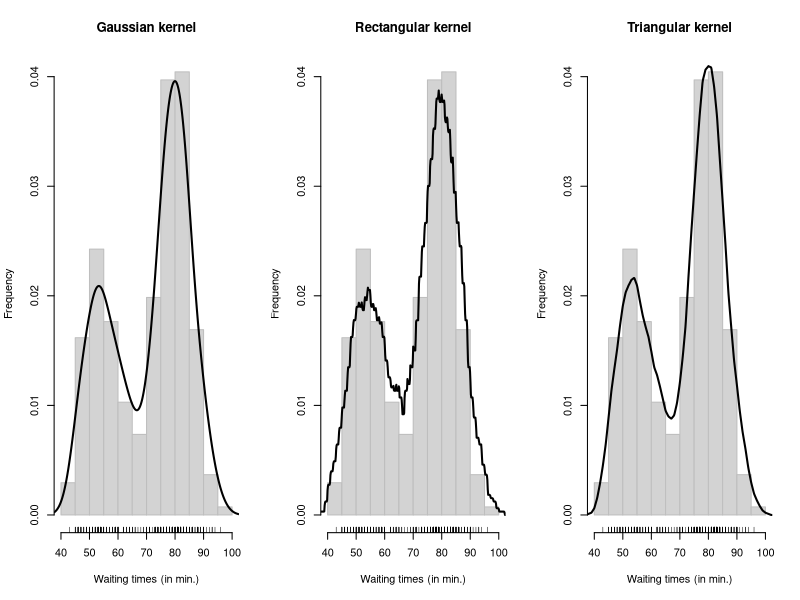

Write the R code that produced this figure. (Note: this script raises an error after producing the figure.)
logL <- function(param, x) {
  d1 <- dnorm(x, mean = param[2], sd = param[3])
  d2 <- dnorm(x, mean = param[4], sd = param[5])
  -sum(log(param[1] * d1 + (1 - param[1]) * d2))
}
startparam <- c(p = 0.5, mu1 = 50, sd1 = 3, mu2 = 80, sd2 = 3)
opp <- optim(startparam, logL, x = faithful$waiting, method = "L-BFGS-B", lower = c(0.01, rep(1, 4)), upper = c(0.99, rep(200, 4)))
opp

data("faithful", package = "datasets")
x <- faithful$waiting
layout(matrix(1:3, ncol = 3))
hist(x, xlab = "Waiting times (in min.)", ylab = "Frequency", probability = TRUE, main = "Gaussian kernel", border = "gray")
lines(density(x, width = 12), lwd = 2)
rug(x)
hist(x, xlab = "Waiting times (in min.)", ylab = "Frequency", probability = TRUE, main = "Rectangular kernel", border = "gray")
lines(density(x, width = 12, window = "rectangular"), lwd = 2)
rug(x)
hist(x, xlab = "Waiting times (in min.)", ylab = "Frequency", probability = TRUE, main = "Triangular kernel", border = "gray")
lines(density(x, width = 12, window = "triangular"), lwd = 2)
rug(x)

pkgImport("KernSmooth")
pkgImport("HSAUR")
data("CYGOB1", package = "HSAUR")
CYGOB1d <- bkde2D(CYGOB1, bandwidth = sapply(CYGOB1, dpik))
contour(x = CYGOB1d$x1, y = CYGOB1d$x2, z = CYGOB1d$fhat, xlab = "log surface temperature", ylab = "log light intensity")

persp(x = CYGOB1d$x1, y = CYGOB1d$x2, z = CYGOB1d$fhat,xlab = "log surface temperature", ylab = "log light intensity", zlab = "estimated density", theta = -35, axes = TRUE, box = TRUE)

pkgImport("mclust")
mc <- Mclust(faithful$waiting)
mc
mc$parameters$mean
sqrt(mc$parameters$variance$sigmasq)
pkgImport("flexmix")
fl <- flexmix(waiting ~ 1, data = faithful, k = 2)
parameters(fl, component = 1)
parameters(fl, component = 2)

pkgImport("boot")
fit <- function(x, indx) {
  a <- Mclust(x[indx], minG = 2, maxG = 2)$parameters
  if (a$pro[1] < 0.5)
    return(c(p = a$pro[1], mu1 = a$mean[1], mu2 = a$mean[2]))
  return(c(p = 1 - a$pro[1], mu1 = a$mean[2], mu2 = a$mean[1]))
}
opar <- as.list(opp$par)
rx <- seq(from = 40, to = 110, by = 0.1)
d1 <- dnorm(rx, mean = opar$mu1, sd = opar$sd1)
d2 <- dnorm(rx, mean = opar$mu2, sd = opar$sd2)
f <- opar$p * d1 + (1 - opar$p) * d2
hist(x, probability = TRUE, xlab = "Waiting times (in min.)", border = "gray", xlim = range(rx), ylim = c(0, 0.06), main = "")
lines(rx, f, lwd = 2)
lines(rx, dnorm(rx, mean = mean(x), sd = sd(x)), lty = 2, lwd = 2)
legend(50, 0.06, legend = c("Fitted two-component mixture density", "Fitted single normal density"), lty = 1:2, bty = "n")

detach("package:flexmix", unload=TRUE)
bootpara <- boot(faithful$waiting, fit, R = 1000)
boot.ci(bootpara, type = "bca", index = 1)
boot.ci(bootpara, type = "bca", index = 2)
boot.ci(bootpara, type = "bca", index = 3)

bootplot <- function(b, index, main = "") {
  dens <- density(b$t[, index])
  ci <- boot.ci(b, type = "bca", index = index)$bca[4:5]
  est <- b$t0[index]
  plot(dens, main = main)
  y <- max(dens$y)/10
  segments(ci[1], y, ci[2], y, lty = 2)
  points(ci[1], y, pch = "(")
  points(ci[2], y, pch = ")")
  points(est, y, pch = 19)
}

layout(matrix(1:2, ncol = 2))
bootplot(bootpara, 2, main = expression(mu[1]))
bootplot(bootpara, 3, main = expression(mu[2]))
